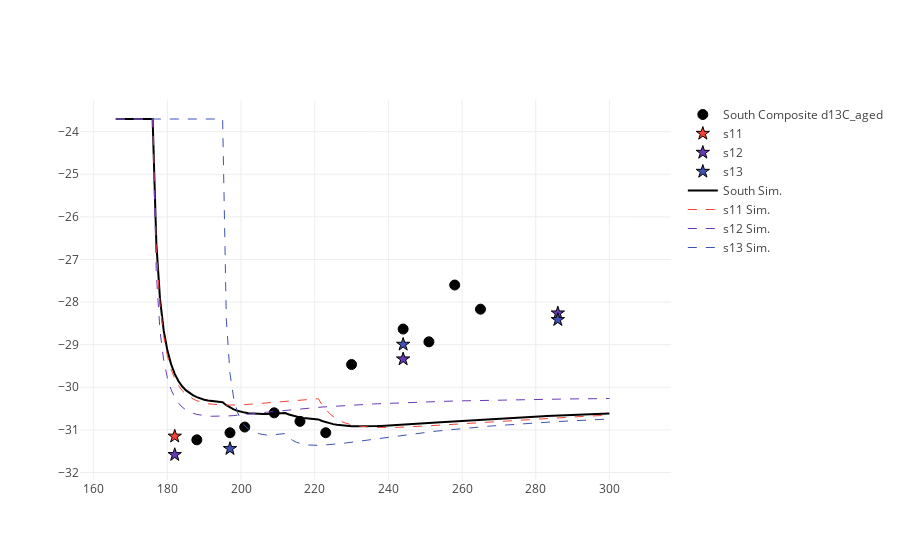

This figure's notebook cell:
### Code cell
%matplotlib inline
import plotlycred
figname = 'Soils' + variable + transect + '.png'

online = False
if online:
    # fig = py.iplot(data) 
    fig = go.Figure(data=data) # , layout=layout)
    py.image.save_as(fig, filename=figname)
else:
    iplot(data)

### Figure 1 — Plotly figure (JSON) as saved in the notebook; plotly's stock layout.template omitted (floating-point values rounded to 4 significant figures; data arrays with more than 128 entries replaced by an {"elided": "..."} marker saying what was removed)
{"data": [{"marker": {"color": "black", "line": {"color": "black", "width": 1}, "size": 10, "symbol": "circle"}, "mode": "markers", "name": "South Composite d13C_aged", "type": "scatter", "x": {"elided": "135 int values"}, "y": {"elided": "135 float values"}}, {"marker": {"color": "#F44336", "line": {"color": "black", "width": 1}, "size": 10, "symbol": "star"}, "mode": "markers", "name": "s11", "type": "scatter", "x": {"elided": "135 int values"}, "y": {"elided": "135 float values"}}, {"marker": {"color": "#673AB7", "line": {"color": "black", "width": 1}, "size": 10, "symbol": "star"}, "mode": "markers", "name": "s12", "type": "scatter", "x": {"elided": "135 int values"}, "y": {"elided": "135 float values"}}, {"marker": {"color": "#3F51B5", "line": {"color": "black", "width": 1}, "size": 10, "symbol": "star"}, "mode": "markers", "name": "s13", "type": "scatter", "x": {"elided": "135 int values"}, "y": {"elided": "135 float values"}}, {"marker": {"color": "black"}, "mode": "lines", "name": "South Sim.", "type": "scatter", "x": {"elided": "135 int values"}, "y": {"elided": "135 float values"}}, {"line": {"color": "#F44336", "dash": "dash", "width": 1}, "name": "s11 Sim.", "type": "scatter", "x": {"elided": "135 int values"}, "y": {"elided": "135 float values"}}, {"line": {"color": "#673AB7", "dash": "dash", "width": 1}, "name": "s12 Sim.", "type": "scatter", "x": {"elided": "135 int values"}, "y": {"elided": "135 float values"}}, {"line": {"color": "#3F51B5", "dash": "dash", "width": 1}, "name": "s13 Sim.", "type": "scatter", "x": {"elided": "135 int values"}, "y": {"elided": "135 float values"}}], "layout": {}}
